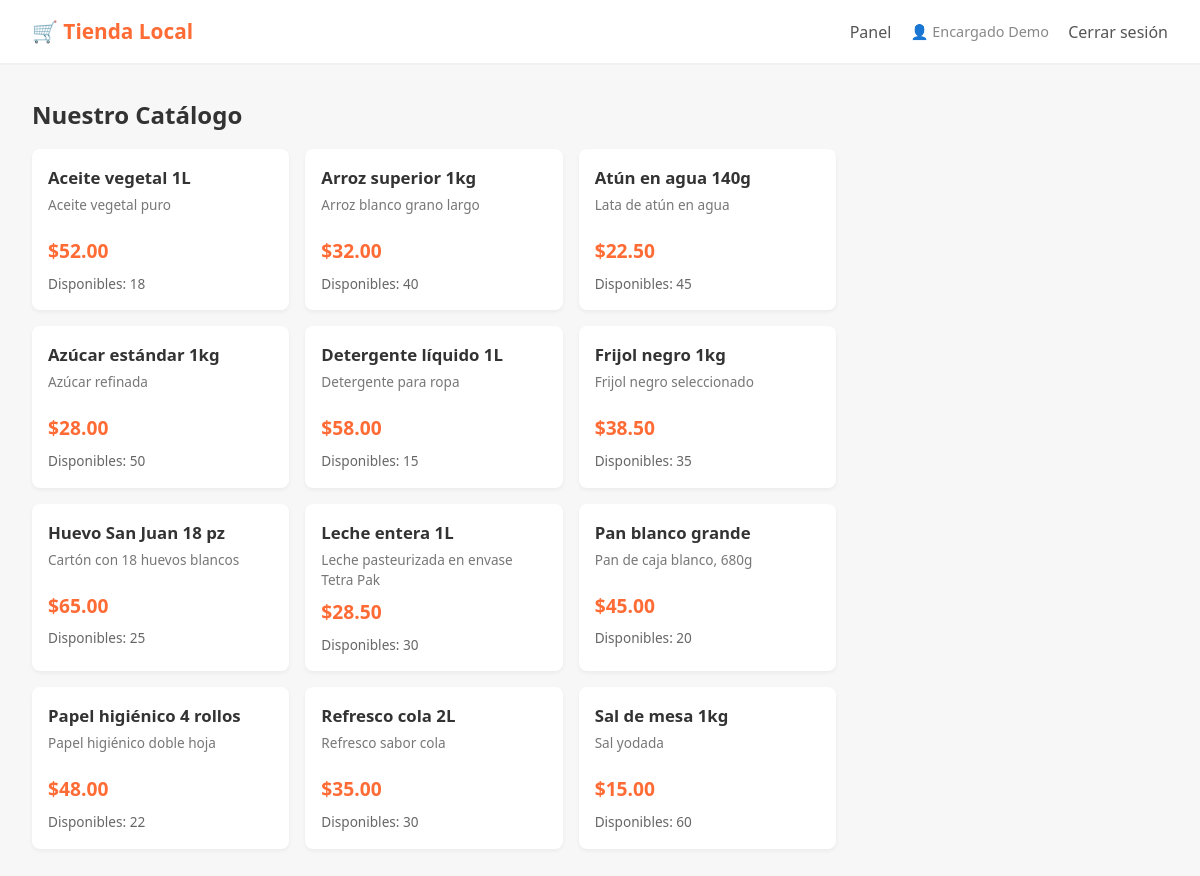
Page / (signed in) on the committed database.
### tables this page shows
CREATE TABLE Producto (
    idProducto INTEGER PRIMARY KEY AUTOINCREMENT,
    nombre TEXT NOT NULL,
    descripcion TEXT,
    precio REAL NOT NULL CHECK(precio >= 0),
    stock INTEGER NOT NULL CHECK(stock >= 0)
);

### routes/catalogo.py (the view)
@bp.route('/')
def ver():
    productos = Producto.listar_todos()
    carrito = None
    if 'idUsuario' in session and session.get('rol') == 'cliente':
        carrito = Carrito.obtener_por_cliente(session['idUsuario'])
    return render_template('catalogo.html', productos=productos, carrito=carrito)

### database/db.py (called while the page is built)
def get_connection():
    conn = sqlite3.connect(DB_PATH)
    conn.row_factory = sqlite3.Row
    conn.execute("PRAGMA foreign_keys = ON")
    return conn

### models/producto.py (called while the page is built)
    @staticmethod
    def _fila_a_producto(fila):
        return Producto(
            fila['idProducto'], fila['nombre'], fila['descripcion'],
            fila['precio'], fila['stock']
        )

    @staticmethod
    def listar_todos():
        conn = get_connection()
        try:
            filas = conn.execute("SELECT * FROM Producto ORDER BY nombre").fetchall()
            return [Producto._fila_a_producto(f) for f in filas]
        finally:
            conn.close()

### templates/catalogo.html (shortened to what this page needs)
{% extends 'base.html' %}
{% block contenido %}
<div class="layout-catalogo">
    <section class="catalogo">
        <h2>Nuestro Catálogo</h2>
        {% if productos %}
            <div class="grid-productos">
                {% for p in productos %}
                <div class="tarjeta-producto">
                    <h3>{{ p.nombre }}</h3>
                    <p class="descripcion">{{ p.descripcion }}</p>
                    <p class="precio">${{ '%.2f' | format(p.precio) }}</p>
                    <p class="stock">
                        {% if p.stock > 0 %}
                            Disponibles: {{ p.stock }}
                        {% else %}
                            <span class="agotado">Agotado</span>
                        {% endif %}
                    </p>
                </div>
                {% endfor %}
            </div>
        {% else %}
            <p>No hay productos disponibles en este momento.</p>
        {% endif %}
    </section>
</div>
{% endblock %}

### static/style.css (style rules this page uses)
* { box-sizing: border-box; margin: 0; padding: 0; }
body { font-family: 'Segoe UI', Tahoma, sans-serif; background: #f7f7f7; color: #333; line-height: 1.5; }
.layout-catalogo { display: grid; grid-template-columns: 1fr 300px; gap: 2rem; }
.grid-productos { display: grid; grid-template-columns: repeat(auto-fill, minmax(220px, 1fr)); gap: 1rem; margin-top: 1rem; }
.tarjeta-producto { background: #fff; padding: 1rem; border-radius: 8px; box-shadow: 0 2px 4px rgba(0,0,0,0.05); }
.tarjeta-producto h3 { font-size: 1.05rem; margin-bottom: 0.3rem; }
.descripcion { font-size: 0.85rem; color: #777; min-height: 2.5em; }
.precio { font-size: 1.2rem; font-weight: bold; color: #ff6b35; margin: 0.5rem 0; }
.stock { font-size: 0.85rem; color: #666; }

### rows in the picture
Producto: nombre "Aceite vegetal 1L", descripcion "Aceite vegetal puro", precio "52.00", stock "18"
Producto: nombre "Arroz superior 1kg", descripcion "Arroz blanco grano largo", precio "32.00", stock "40"
Producto: nombre "Atún en agua 140g", descripcion "Lata de atún en agua", precio "22.50", stock "45"
Producto: nombre "Azúcar estándar 1kg", descripcion "Azúcar refinada", precio "28.00", stock "50"
Producto: nombre "Detergente líquido 1L", descripcion "Detergente para ropa", precio "58.00", stock "15"
Producto: nombre "Frijol negro 1kg", descripcion "Frijol negro seleccionado", precio "38.50", stock "35"
Producto: nombre "Huevo San Juan 18 pz", descripcion "Cartón con 18 huevos blancos", precio "65.00", stock "25"
Producto: nombre "Leche entera 1L", descripcion "Leche pasteurizada en envase Tetra Pak", precio "28.50", stock "30"
Producto: nombre "Pan blanco grande", descripcion "Pan de caja blanco, 680g", precio "45.00", stock "20"
Producto: nombre "Papel higiénico 4 rollos", descripcion "Papel higiénico doble hoja", precio "48.00", stock "22"
Producto: nombre "Refresco cola 2L", descripcion "Refresco sabor cola", precio "35.00", stock "30"
Producto: nombre "Sal de mesa 1kg", descripcion "Sal yodada", precio "15.00", stock "60"

### other values in the picture
{{ session.nombre }} "Encargado Demo"
